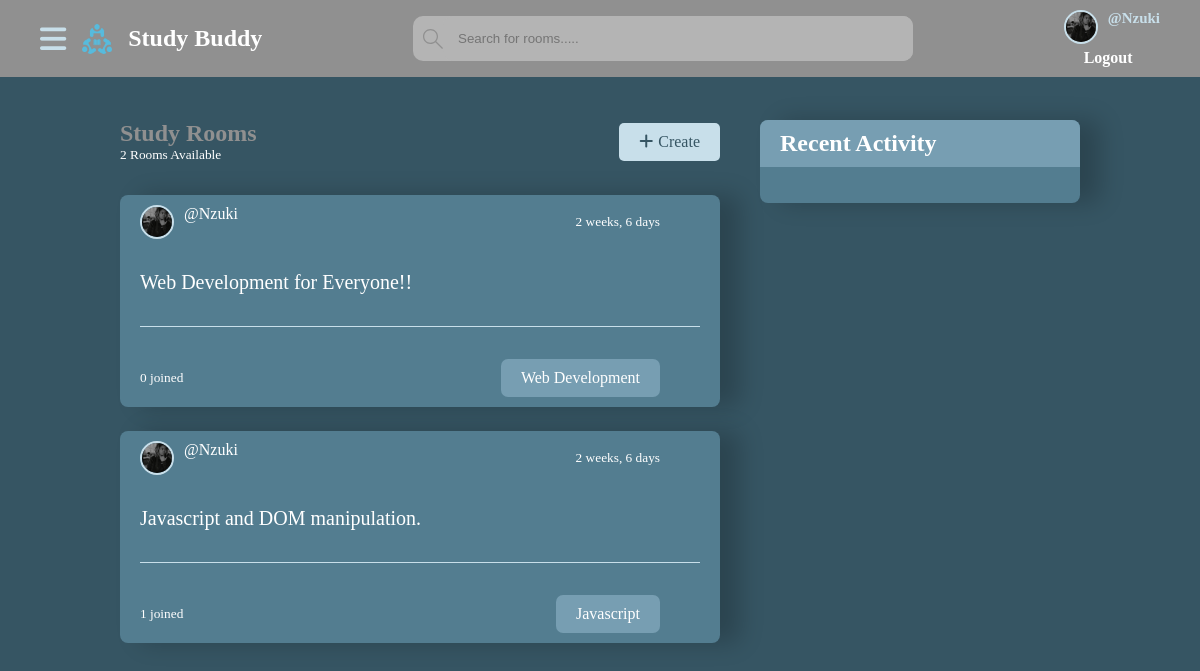
Page /studybud/?q=Javascript (signed in) on the committed database.
### core/models.py (models this page shows, shortened)
class UserProfile(models.Model):
    user = models.OneToOneField(User, on_delete=models.CASCADE)
    profile_pic = models.ImageField(upload_to='profile_pic/')
    bio = models.CharField(max_length=1000)
    @property
    def image_url(self):
        if self.profile_pic:
            return self. profile_pic.url
        else:
            return 'static/images/images.png'

class Room(models.Model):
    host = models.ForeignKey(User, on_delete=models.CASCADE)
    topic = models.ForeignKey(Topic, on_delete=models.CASCADE)
    name = models.CharField(max_length=200)
    description = models.TextField()
    participants = models.ManyToManyField(User,
                                          related_name='participants',
                                          blank=True
                                          )
    created_at = models.DateTimeField(auto_now_add=True)
    updated_at = models.DateTimeField(auto_now=True)
    class Meta:
        ordering = ['-updated_at', '-created_at']

class Topic(models.Model):
    name = models.CharField(max_length=200)
    def __str__(self):
        return self.name

### core/views.py (the view)
# urls.py: path('', views.index, name="index"),
def index(request):
    q = request.GET.get('q') if request.GET.get('q') is not None else ""
    rooms = Room.objects.filter(
        Q(topic__name__icontains=q) |
        Q(name__icontains=q) |
        Q(description__icontains=q)
    )
    topics = Topic.objects.all()
    rooms_count = rooms.count()
    topics_count = topics.count()
    room_messages = Message.objects.filter(Q(room__topic__name__icontains=q))
    user_profile = None
    if request.user.is_authenticated:
        if request.user.userprofile:
            user_profile = UserProfile.objects.get(user=request.user)
        else:
            user_profile = None
    form = ProfileForm(request.POST, request.FILES, instance=user_profile)
    context = {
        "rooms": rooms,
        "topics": topics,
        "rooms_count": rooms_count,
        "topics_count": topics_count,
        "room_messages": room_messages,
        "form": form,
    }
    return render(request, 'core/index.html', context)

### core/forms.py
class ProfileForm(forms.ModelForm):
    class Meta:
        model = UserProfile
        fields = ['profile_pic', 'bio']
        widgets = {
            'profile_pic': forms.FileInput(attrs={'class': 'custom-file-input'}),
        }
        widgets = {
            'bio': forms.Textarea(attrs={'class': 'bio-textarea'}),
        }
    bio = forms.CharField(
        widget=forms.Textarea(attrs={'class': 'bio-textarea'}),
        error_messages={'required': ''}  # Set the error message to an empty string
    )
    profile_pic = forms.ImageField(
        widget=forms.FileInput(attrs={'class': 'custom-file-input'}),
        error_messages={'required': ''}  # Set the error message to an empty string
    )

### templates/core/index.html (shortened to what this page needs)
<!DOCTYPE html>
{% extends 'core/base.html'%}
{% load static %}
    {% block content %}
    <section class="home-container">
        <div class="home__content">
             <div class="rooms-container">
                 <div class="rooms__header">
                     <div class="rooms__count">
                         <h2>Study Rooms</h2>
                         <small>{{rooms_count}} Rooms Available</small>
                     </div>
                     <div class="rooms__create">
                         <a  class="create-room" href="#">
                             <i class="fa-solid fa-plus"></i>
                             <p>Create</p>
                         </a>
                     </div>
                 </div>
                 <div class="rooms">
                     <ul>
                       {% for room in rooms %}
                       <li>
                          <div class="details">
                              <a href="{% url 'profile' room.host.userprofile.user.id %}">
                                  <img src="{% if room.host.userprofile.profile_pic %}{{ room.host.userprofile.image_url }}{% else %}{% static 'images/images.png' %}{% endif %}"/>
                                  <p>@{{room.host.username}}</p>
                              </a>
                              <small>{{room.created_at|timesince}}</small>
                          </div>
                           <div class="room__name">
                               <a href="{% url 'room' room.id %}">{{room.name}}</a>
                           </div>
                           <hr>
                           <div class="room__topic">
                               <small>{{room.participants.all.count}} joined</small>
                               <p>{{room.topic}}</p>
                           </div>
                       </li>
                       {% endfor %}
                     </ul>
                 </div>
            </div>
            <div class="activity-container">
                <div class="activity__content">
                    <h2>Recent Activity</h2>
                    <div class="activity">
                    </div>
                </div>
            </div>
        </div>
    </section>
{% endblock %}

### templates/core/base.html (shortened to what this page needs)
<!DOCTYPE html>
{% load static %}
<html lang="en">
<head>
    <link rel="stylesheet" href="{% static 'styles/base.css' %}"/>
    <link rel="stylesheet" href="{% static 'styles/index.css' %}"/>
    <link rel="stylesheet" href="{% static 'styles/profile.css' %}"/>
    <link rel="stylesheet" href="{% static 'styles/room.css' %}"/>
</head>
<body>
    <nav>
        <div class="nav-container">
            <div class="logo">
                 <i class="fa-solid fa-bars open-topics"></i>
                <a href="{% url 'index' %}">
                    <img src="{% static 'images/favicon.ico' %}"/>
                    <h1>Study Buddy</h1>
                </a>
            </div>
            <div class="search-bar">
                    <form method="GET" action="{% url 'index' %}" id="searchbar">
                        <label>
                          <input type="text" name="q" placeholder="Search for rooms....."/>
                        </label>
                    </form>
            </div>
            <div class="links">
                 {% if user.is_authenticated %}
                     <a class="profile-link" href="{% url 'profile' request.user.id %}">
                        <img src="{{ request.user.userprofile.image_url }}">
                        <p>@{{request.user.username}}</p>
                    </a>
                {% else %}
                     <a class="profile-link" href="#">
                        <img src="{% static 'images/images.png' %}">
                        <p>Guest</p>
                    </a>
                {% endif %}
                {% if user.is_authenticated %}
                 <a class="login" href="{% url 'logout' %}">
                    Logout
                </a>
                {% else %}
                <a class="login" href="{% url 'login' %}">
                    Login/Register
                </a>
                {% endif %}
            </div>
        </div>
    </nav>
    {% block content %}
    {% endblock content %}
</body>
</html>

### static/styles/base.css (style rules this page uses)
* { padding: 0; margin: 0; text-decoration: none; list-style: none; color: var(--text-color); }
:root { --text-color: #ffffff; --special-links: #636363; --links-hover: #c8dfea; --nav-background-color: #909090; --search-bar: #B4B4B4; --body-background-color: #365563; --link-background: #537d90; --hover-color: #779eb2; }
nav { background: var(--nav-background-color); position: fixed; top: 0; z-index: 9999; width: 100%; }
.nav-container { padding: 10px 40px; display: flex; align-items: center; justify-content: space-between; }
.nav-container img { width: 30px; height: 30px; }
.logo { display: flex; align-items: center; gap: 1rem; }
.logo a { display: flex; align-items: center; gap: 1rem; }
.logo i { color: var(--links-hover); font-size: 30px; cursor: pointer; }
.nav-container .links { display: flex; flex-direction: column; gap: 5px; }
.nav-container .links .profile-link { display: flex; gap: 10px; }
.nav-container .links .profile-link img { border-radius: 50%; border: 2px solid var(--links-hover); }
.nav-container .links .profile-link p { color: var(--links-hover); font-weight: 700; font-size: 15px; }
.nav-container .links .login { margin-left: 20px; font-weight: 700; transition: transform 0.3s ease, color 0.3s ease; }
.nav-container #searchbar { width: 500px; display: flex; align-items: center; border: none; background: var(--search-bar); border-radius: 10px; }
.nav-container #searchbar label { display: flex; align-items: center; width: 100%; }
.nav-container #searchbar label input { flex: 1; border: none; outline: none; padding: 15px; background-color: var(--search-bar); border-radius: 10px; margin-left: 0; }
.nav-container #searchbar label svg { width: 20px; height: 20px; fill: var(--nav-background-color); margin-right: 0; margin-left: 10px; }
body { background: var(--body-background-color); }

### static/styles/index.css (style rules this page uses)
* { padding: 0; margin: 0; text-decoration: none; list-style: none; color: var(--text-color); }
:root { --text-color: #ffffff; --special-links: #636363; --links-hover: #c8dfea; --nav-background-color: #909090; --search-bar: #B4B4B4; --body-background-color: #365563; --link-background: #537d90; --hover-color: #779eb2; }
.home-container .home__content { padding: 120px; display: grid; grid-template-columns: 2fr 1fr; }
.home__content .rooms-container { display: flex; flex-direction: column; gap: 2rem; }
.rooms-container .rooms__header { display: flex; align-items: center; justify-content: space-between; width: 600px; }
.rooms__header .rooms__count { display: flex; flex-direction: column; }
.rooms__count h2 { color: var(--nav-background-color); }
.rooms__header .rooms__create a { display: flex; gap: 5px; padding: 10px 20px; background: var(--links-hover); border-radius: 5px; }
.rooms__create i { color: var(--body-background-color); }
.rooms__create p { color: var(--body-background-color); }
.rooms-container .rooms ul { display: flex; flex-direction: column; gap: 1.5rem; }
.rooms-container .rooms ul li { display: flex; flex-direction: column; gap: 2rem; width: 560px; background: var(--link-background); padding: 10px 20px; box-shadow: 20px 0 24px rgba(0, 0, 0, 0.2); border-radius: 8px; }
.rooms ul li .details { display: flex; align-items: center; justify-content: space-between; }
.details a { display: flex; gap: 10px; }
.details a img { width: 30px; height: 30px; border: 2px solid var(--links-hover); border-radius: 50%; }
.details a p { color: var(--text-color); font-weight: 500; }
.details small { margin-right: 40px; }
.rooms ul li .room__name a { font-size: 20px; font-weight: 500; }
.rooms hr { height: 1px; background: var(--links-hover); border: none; }
.rooms .room__topic { display: flex; align-items: center; justify-content: space-between; }
.room__topic p { background: var(--hover-color); padding: 10px 20px; margin-right: 40px; border-radius: 7px; }
.home__content .activity-container .activity__content { display: flex; flex-direction: column; gap: 1rem; background: var(--link-background); box-shadow: 20px 0 24px rgba(0, 0, 0, 0.2); border-radius: 8px; }
.activity__content h2 { padding: 10px 20px; background: var(--hover-color); border-radius: 8px 8px 0 0; }
.activity__content .activity { padding: 10px 20px; }

### static/styles/profile.css (style rules this page uses)
* { padding: 0; margin: 0; text-decoration: none; list-style: none; color: var(--text-color); }
:root { --text-color: #ffffff; --special-links: #636363; --links-hover: #c8dfea; --nav-background-color: #909090; --search-bar: #B4B4B4; --body-background-color: #365563; --link-background: #537d90; --hover-color: #779eb2; }

### rows in the picture
Room: host.profile_pic (picture), host.username "Nzuki", created_at "2 weeks, 6 days", name "Web Development for Everyone!!", participants.all.count "0", topic "Web Development"
Room: host.profile_pic (picture), host.username "Nzuki", created_at "2 weeks, 6 days", name "Javascript and DOM manipulation.", participants.all.count "1", topic "Javascript"

### other values in the picture
{{ request.user.username }} "Nzuki"
{{ rooms_count }} "2"
